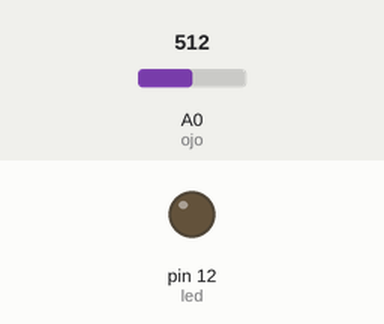
Recording of a sketch running on a simulated Arduino Uno, built with avr-gcc and run on an emulated ATmega328P. On the bench: output pins drawn as LEDs (lit = HIGH). Inputs (shaded band) come from the test bench; at power-on: A0 (ojo) = 512.

Above: at 1.2 s.
1.3 s: A0 (ojo) set to 520
At 1.9 s:
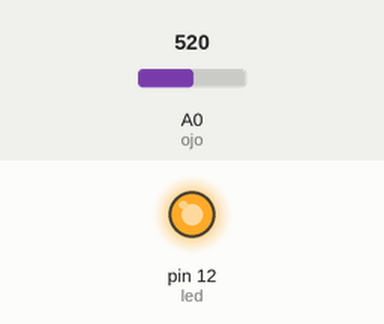
2.8 s: A0 (ojo) set to 511
At 4.0 s:
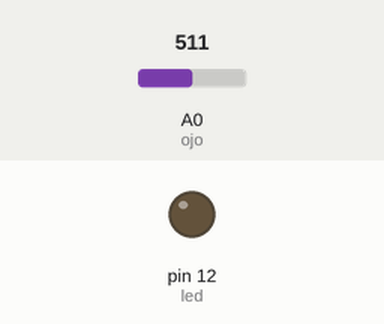
4.3 s: A0 (ojo) set to 716
At 5.3 s:
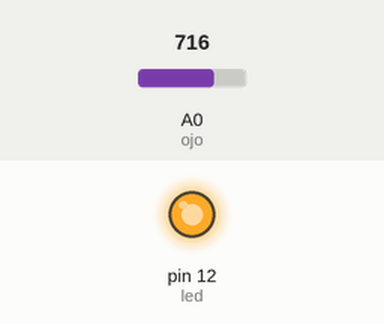
Timing chart, 0 to 7.3 s (numbered marks = the images above; inputs shaded):
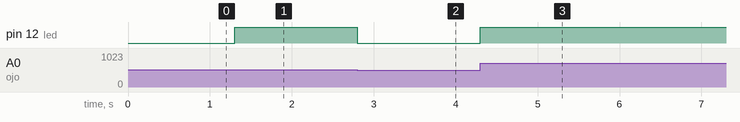

The sketch:

sensor_siguel_neas.ino
```cpp
int ojo = 14;
int led = 12;
int val;

void setup()
{
 pinMode(ojo, INPUT);
 pinMode(led, OUTPUT);
}

void loop()
{
  val = analogRead(ojo);
  if ( val > 512)
    {
      digitalWrite(led, HIGH);
    }
  else
    {
      digitalWrite(led, LOW);
    }
    Serial.println(val);
}
```

Measured:
- the behaviour switches between 512 and 513 on A0 (ojo) (found by bisection; images 0 and 1)
- after the input at 1.3 s, pin 12 (led): LOW → HIGH at once
- after the input at 2.8 s, pin 12 (led): HIGH → LOW at once
- after the input at 4.3 s, pin 12 (led): LOW → HIGH at once
